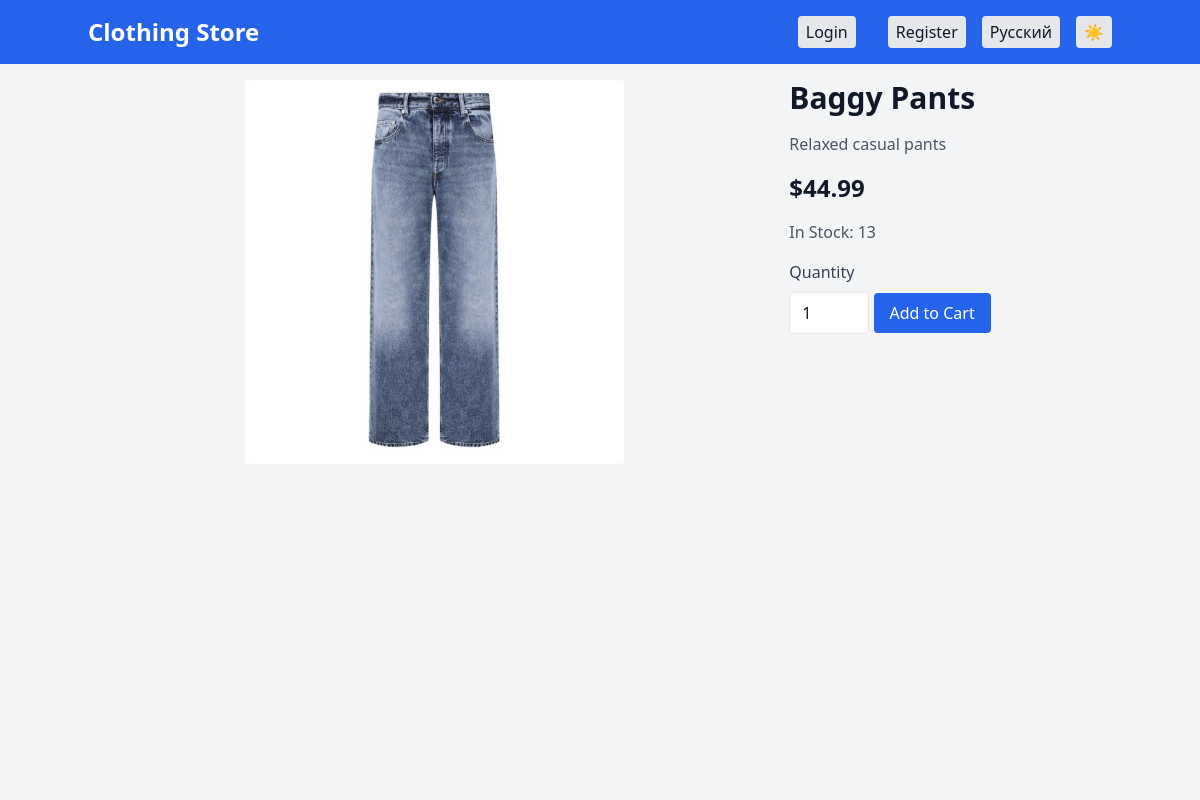
The app's page /product/2, older data.
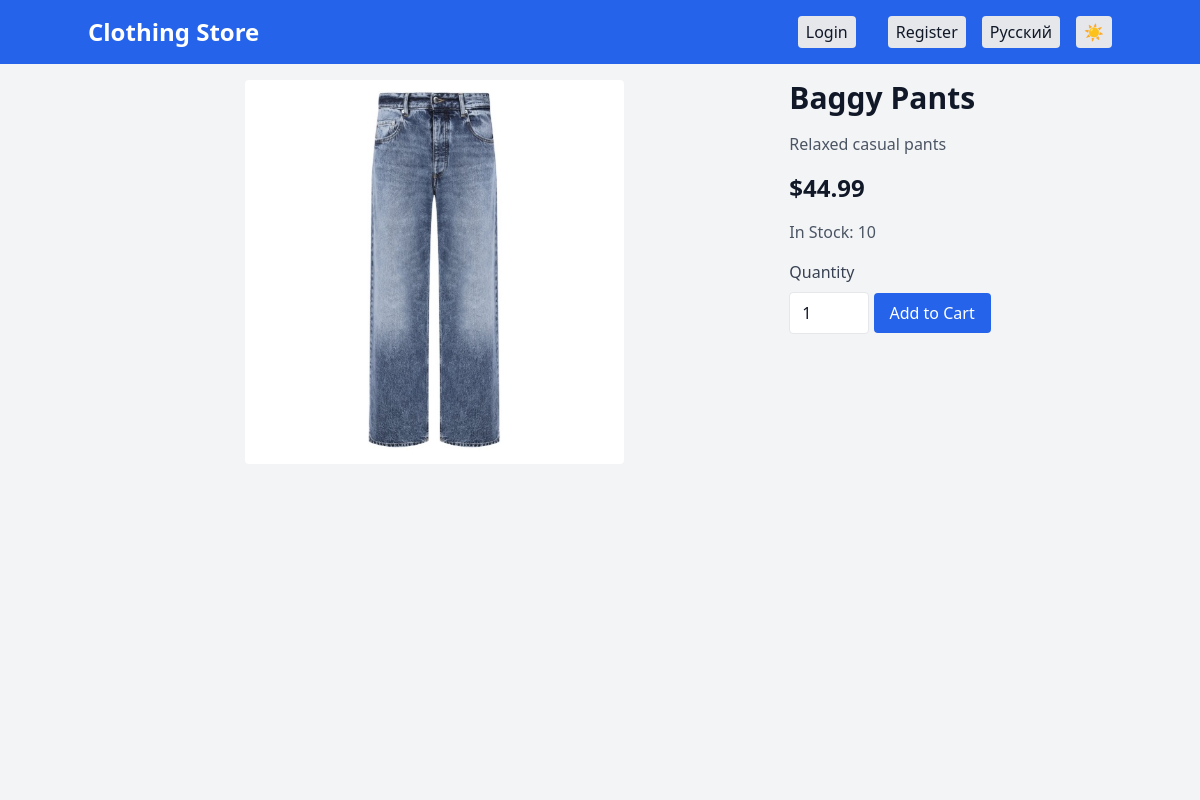
The same page, newer data.
### server.py (models this page shows)
class Product(db.Model):
    id = db.Column(db.Integer, primary_key=True)
    name_en = db.Column(db.String(120), nullable=False)
    name_ru = db.Column(db.String(120), nullable=False)
    price = db.Column(db.Float, nullable=False)
    description_en = db.Column(db.Text, nullable=True)
    description_ru = db.Column(db.Text, nullable=True)
    image = db.Column(db.String(120), nullable=True)
    stock = db.Column(db.Integer, nullable=False, default=0)
    restock_time = db.Column(db.DateTime(timezone=True), nullable=True)

### server.py (the view)
@app.route('/product/<int:product_id>')
def product_detail(product_id):
    lang = session.get('lang', 'en')
    product = Product.query.get_or_404(product_id)
    return render_template('product.html', product=product, t=translations[lang], lang=lang)

### templates/product.html
{% extends 'base.html' %}
{% block content %}
    <div class="flex flex-col md:flex-row gap-6">
        <div class="relative w-full md:w-2/3 h-96 flex items-center justify-center">
            <img src="{{ url_for('static', filename='images/' + product.image) if product.image and product.image in ['Baggy_Jeans.jpg', 'Baggy_pants.jpg', 'Bandana_T-shirt.jpg', 'Black_T-shirt.jpg', 'BLG_T-shirt.jpg', 'Blue_T-shirt.jpg', 'Cargo_pants.jpg', 'Fashion_boots.jpg', 'Fashion_sneakers.jpg', 'Fashion_t-shirt.jpg', 'Fashionable_T-shirt.jpg', 'Glitter_t-shirt.jpg', 'Gray_sweater.jpg', 'Green_T-shirt.jpg', 'Jeans1.jpg', 'jungle_t-shirt.jpg', 'polo.jpg', 'Red_sneakers.jpg', 'Running_sneakers.jpg', 'Spotted_pants.jpg', 'Sweater.jpg', 'Torn_bt-shirt.jpg', 'Torn_t-shirt.jpg', 'trousers.jpg', 'T-shirt.jpg', 'T-shirt_w_print.jpg', 'turquoise_t-shirt.jpg', 'W_T-shirt.jpg', 'White_boots.jpg'] else 'https://via.placeholder.com/300' }}" alt="{{ product.name_en if lang == 'en' else product.name_ru }}" class="max-h-full max-w-full object-contain rounded">
        </div>
        <div>
            <h1 class="text-3xl font-bold mb-4">{{ product.name_en if lang == 'en' else product.name_ru }}</h1>
            <p class="text-gray-600 dark:text-gray-300 mb-4">{{ product.description_en if lang == 'en' else product.description_ru }}</p>
            <p class="text-2xl font-bold mb-4">${{ "%.2f" % product.price }}</p>
            <p class="text-gray-600 dark:text-gray-300 mb-4">{{ t.stock.format(product.stock) }}</p>
            {% if product.stock > 0 %}
                <form method="POST" action="{{ url_for('add_to_cart', product_id=product.id) }}">
                    <label for="quantity" class="block text-gray-700 dark:text-gray-300 mb-2">{{ t.quantity }}</label>
                    <input type="number" name="quantity" id="quantity" value="1" min="1" max="{{ product.stock }}" class="w-20 border rounded px-3 py-2 mb-4 bg-white dark:bg-gray-700 text-gray-900 dark:text-gray-100">
                    <button type="submit" class="bg-blue-600 dark:bg-blue-700 text-white px-4 py-2 rounded hover:bg-blue-700 dark:hover:bg-blue-600">{{ t.add_to_cart }}</button>
                </form>
            {% else %}
                <p class="text-red-600 dark:text-red-400">{{ t.out_of_stock }}</p>
            {% endif %}
        </div>
    </div>
{% endblock %}

### templates/base.html (shortened to what this page needs)
<!DOCTYPE html>
<html lang="{{ lang }}">
<head>
    <script src="https://cdn.tailwindcss.com"></script>
</head>
<body class="bg-gray-100 dark:bg-gray-800 text-gray-900 dark:text-gray-100 transition-colors duration-300">
    <nav class="bg-blue-600 dark:bg-blue-800 text-white p-4">
        <div class="container mx-auto flex justify-between items-center">
            <a href="{{ url_for('index') }}" class="text-2xl font-bold">{{ t.title }}</a>
            <div class="flex items-center space-x-4">
                {% if session.username %}
                    <span class="mr-4">{{ t.welcome.format(session.username) }}</span>
                    <a href="{{ url_for('cart') }}" class="mr-4 px-2 py-1 bg-gray-200 dark:bg-gray-700 text-gray-900 dark:text-gray-100 rounded">{{ t.cart }}</a>
                    <a href="{{ url_for('orders') }}" class="mr-4 px-2 py-1 bg-gray-200 dark:bg-gray-700 text-gray-900 dark:text-gray-100 rounded">{{ t.orders }}</a>
                    <a href="{{ url_for('logout') }}" class="px-2 py-1 bg-gray-200 dark:bg-gray-700 text-gray-900 dark:text-gray-100 rounded">{{ t.logout }}</a>
                {% else %}
                    <a href="{{ url_for('login') }}" class="mr-4 px-2 py-1 bg-gray-200 dark:bg-gray-700 text-gray-900 dark:text-gray-100 rounded">{{ t.login }}</a>
                    <a href="{{ url_for('register') }}" class="px-2 py-1 bg-gray-200 dark:bg-gray-700 text-gray-900 dark:text-gray-100 rounded">{{ t.register }}</a>
                {% endif %}
                <a href="{{ url_for('set_language', lang='ru' if lang == 'en' else 'en') }}"
                   class="px-2 py-1 bg-gray-200 dark:bg-gray-700 text-gray-900 dark:text-gray-100 rounded">
                   {{ t.language }}
                </a>
                <button id="theme-toggle"
                        onclick="toggleTheme()"
                        class="px-2 py-1 bg-gray-200 dark:bg-gray-700 text-gray-900 dark:text-gray-100 rounded">
                </button>
            </div>
        </div>
    </nav>
    <div class="container mx-auto p-4">
        {% block content %}{% endblock %}
    </div>
    <div class="fixed bottom-4 right-4">
        <button id="easter-egg-button" class="text-gray-100 dark:text-gray-800 hover:text-blue-600 dark:hover:text-blue-400 transition-colors duration-300">
        </button>
    </div>
</body>
</html>

Row changes from the older to the newer data that the page shows:
changed Product "Baggy Pants": stock.format "In Stock: 13" → "In Stock: 10"
